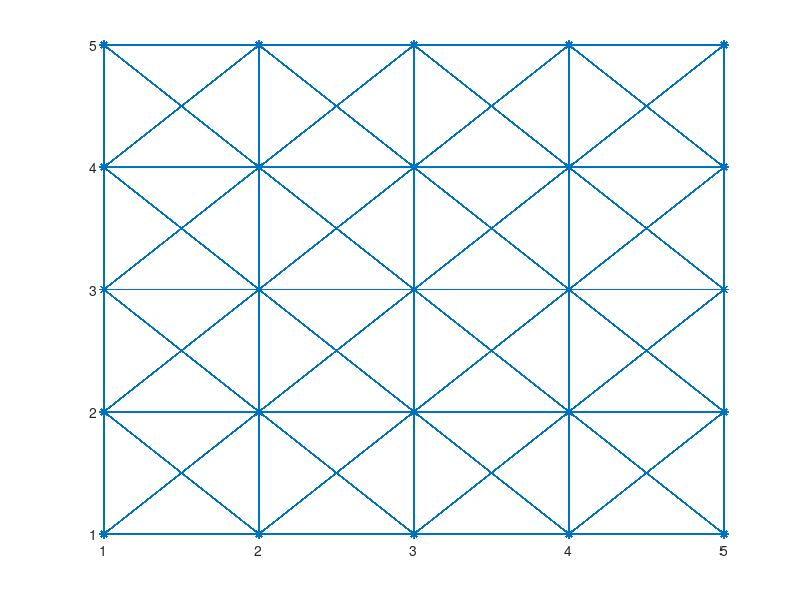

Recreate this plot in MATLAB. (Note: this script raises an error after producing the figure.)
%Testing multi-objective optimization

clear
close all

tic

P_tr_thresh = 0.2;
% times = zeros(1,10);

% for z = 2:10
%build adjacency matrix
s =5;
V = s^2;
N = V^2;
i_vals = [];
j_vals = [];

minimum = 0.9;
maximum = 1.0;
P_tr = (maximum - minimum)*rand(V, 1) + minimum; %Prob. of traverse associated with each node. sqrt is to bias towards higher values.
P_tr = repmat(P_tr, V, 1);
costs = 10*abs(randn(V,1));
%  costs = [.1 .7 .8 .7 .6 .2 .2 .3 .2 .1
%        .5 .9 .7 .7 .3 .4 .5 .3 .1 .1
%        .7 .6 .3 .2 .7 .5 .3 .1 .1 .1
%        .2 .4 .9 .8 .5 .2 .2 .2 .1 .1
%        .8 .9 .7 .4 .2 .1 .2 .3 .1 .8
%        .2 .1 .1 .2 .8 .5 .4 .4 .1 .8
%        .1 .6 .5 .6 .5 .4 .4 .2 .1 .1
%        .3 .2 .1 .1 .1 .1 .2 .3 .1 .1
%        .2 .2 .1 .1 .1 .2 .1 .1 .1 .1
%        .1 .2 .2 .2 .4 .2 .1 .1 .1 .1];
% costs = reshape(costs, 1, 100);

for i = 1:V    %for each row in adjacency matrix
   if (mod(i,s) >0) %if it isn't on the right edge of grid 
    j_vals(end+1) = i; %add node to right
    i_vals(end+1) = i+1;
   end

   if (mod(i, s) ~=1) %if node isn't on the left edge of grid
    j_vals(end+1) = i; %add node to left
    i_vals(end+1) = i-1;
   end
   
   if (i> s) %if vertex isn't on top of grid
    j_vals(end+1) = i ;   %add next node up
    i_vals(end+1) = i - s;
       if (mod(i,s) >0) %if it isn't on the right edge of grid 
        j_vals(end+1) = i; %add node to diagonal right
        i_vals(end+1) = i+1 - s;
       end

       if (mod(i, s) ~=1) %if node isn't on the left edge of grid
        j_vals(end+1) = i; %add node to diagonal left
        i_vals(end+1) = i-1 -s;
       end
   end
   
   if (i<=(V- s))   %if vertex isn't on bottom of grid
    j_vals(end+1) = i ;  %add next node down
    i_vals(end+1) = i+s ;
       if (mod(i,s) >0) %if it isn't on the right edge of grid 
        j_vals(end+1) = i; %add node to diagonal right
        i_vals(end+1) = i+1+ s;
       end

       if (mod(i, s) ~=1) %if node isn't on the left edge of grid
        j_vals(end+1) = i; %add node to diagonal left
        i_vals(end+1) = i-1+s;
       end
   end   
end



% %create coordinates
coords = [];
for i = 1:N
   block_no = ceil(i/V);
   V_no = i - (block_no-1)*V;

   row = mod(V_no,s);
   col = ceil(V_no/s);
      if (row==0) row = s; end 
   coords(end+1,:) = [row, col]; 
end

%create adjacency matrix
% vals = 10*abs(randn(length(i_vals), 1));  %generate random costs
vals = zeros(size(i_vals));
for i=1:length(i_vals)
    vals(i) = mean([costs(i_vals(i)), costs(j_vals(i))]);
end
a= sparse(i_vals, j_vals, vals); %one section of the adjacency matrix
adj = sparse(V^2, V^2);
for i=1:V-1 %assemble adjacency matrix from sections
   adj((i-1)*V+1:(i-1)*V+V, i*V+1:i*V+V) = a;
end
%  spy(adj)
gplot(adj, coords, '*-') %plot graph

[adj_i, adj_j, adj_v] = find(adj); %access rows and columns of adjacency matrix.

P_tr(V^2-V:V^2) = 1;
%d{i,1}(:,1) is minimum cost, d{i,1}(:,2) is total P_tr, d{i,1}(:,3) is path
%represented by that node.
d{N,2} = []; % array to list parent paths
% for i=1:N
%    d{i,2} = zeros(V);
% end
for i=(N-V+1):(N) %create d vector to store cost, P_tr, parents for each entry in adj.
   d{i,1} = [0 1 i];
%     d{i,1} = [0 1];
%     d{i,2}(1) = i;
end

for i=1:V
   d{i*V} = [0 1 i*V]; 
end


% d{N} = [0 1 N];
% d = d'; %make column vector

%For each column in adjacency matrix, find all connections.
%for each connection:
    %populate P_tr and cost
    %add all options to list in connected node
    %run pareto front for connected code

t = zeros(V, 2*V);
for i=1:V
    r = (1+(i-1)*V):i*V;
    t(i,i:(i+V-1)) = r; 
end

rows_to_do = [];
for i=1:2*V
   l = t(find(t(:,i)),i);
   rows_to_do(end+1:end+(length(l))) = l;
end
rows_to_do = fliplr(rows_to_do);

    
% for i=N:-1:1 %counting back from last populated column in adjacency matrix,
for i=rows_to_do
    col = i;
        V_col = mod(col, V);
        if (V_col==0) V_col = V; end 
    conns = find(adj(:,col)~=0);    %find entries in column col

    for j=1:length(conns)   %for each connection,
        if isempty(d{conns(j)})
            options = [];
        else
            options = d{conns(j),1}; %pull current pareto front
        end
        row = conns(j);             %row of current connection
        V_row = mod(row, V);
        if (V_row==0) V_row = V; end 

        new_options = [d{i,1}(:,1) + adj(row,col), d{i,1}(:,2)*P_tr(V_row), repmat(i, size(d{i,1}(:,1)))];   %list possible new paths
%           new_options = [d{i,1}(:,1) + adj(row,col), d{i,1}(:,2)*P_tr(V_row)];      
                %these possibilities come from a path through the current
                %node, i.
        
        for k=1:size(new_options,1) %if option violates P_tr, set penalty cost
           if new_options(k,2) < P_tr_thresh
            new_options(k,1) = new_options(k,1) + 1000;
           end
        end
    options = [options; new_options];

% build front 
%     inds = [];
    [front, inds] = prto(options);
%     front = prto(options);
   
    %put pareto front into list for connected node
    if isempty(front) 
        d{conns(j),1} = options;
%         d{conns(j),2} = repmat(i, size(options,1),1);
    else
        d{conns(j),1} = front;
%         d{conns(j),2} = d{conns(j),2}(inds);
    end
  
    end
end


time = toc;
% times(z) = time;

% end
% d{1}

% %extract best path
best_path = 1;
t = 1;
while (mod(t,V)>0) %while on a node that isn't the last node
    t = d{t}(1,3);    %find minimum cost path at node t
    best_path(end+1) = t;
    
%     t = path(end);
end
best_path
cost = d{1}(1)
Ptr = prod(P_tr(best_path))
time

% hold on
% for i=1:size((best_path),1)-1  %plot path 
%     plot(coordsbest_pathbp(i),1, coords(best_path(i),2), 'r*')
%     plot([coords(best_path(i),1), coords(best_path(i+1),1)],[coords(best_path(i),2), coords(best_path(i+1),2)], 'r-')    
% end
% axis off
% axis equal

hold on
for i=1:length(best_path)-1  %plot path
    plot(coords(best_path(i),1), coords(best_path(i),2), 'r*')
    plot([coords(best_path(i),1), coords(best_path(i+1),1)],[coords(best_path(i),2), coords(best_path(i+1),2)], 'r-', 'LineWidth', 4)    
end
axis off
axis equal
